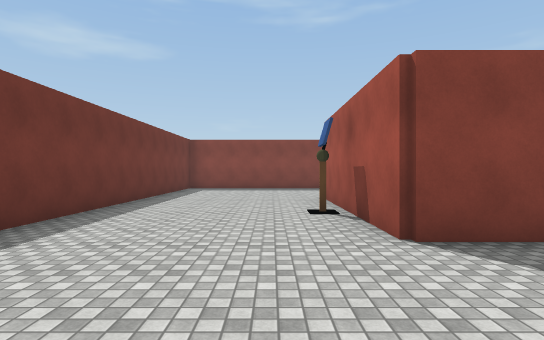
[1] (above)

24 first-person views from a walk through a Unity game level. The camera is 1.5 m above the floor, looks level and sees 80° across. The floor is counted in squares, 2 m on a side. Each view is taken from the middle of a square. On the plan, view 1 faces up. The plan holds only what a view shows up to about 11 squares ahead; the rest is blank. The place goes on beyond the plan. The player character is not drawn. Surface patterns are stand-ins for the level's own textures.

[2]
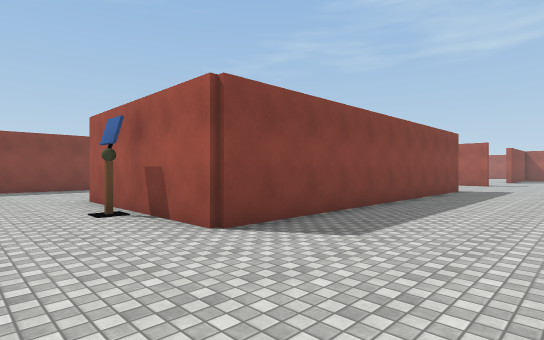

[3]
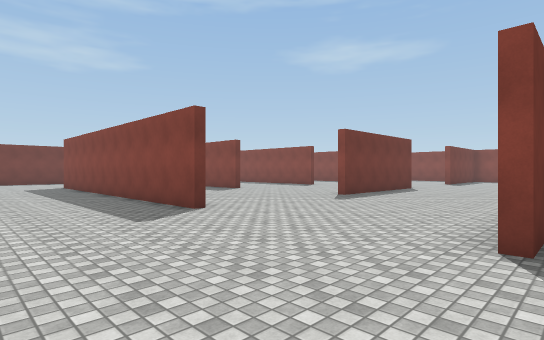

[4]
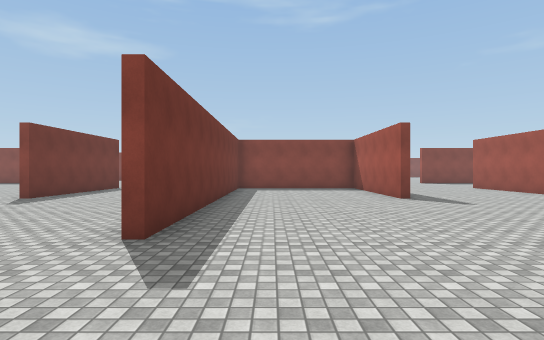

[5]
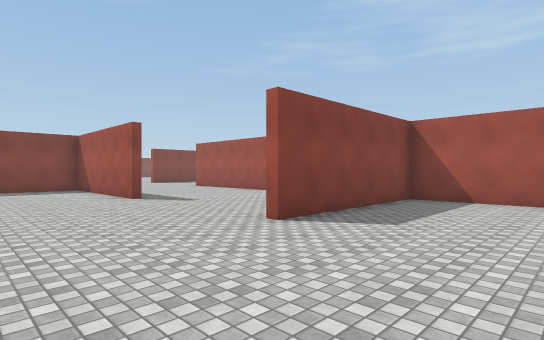

[6]
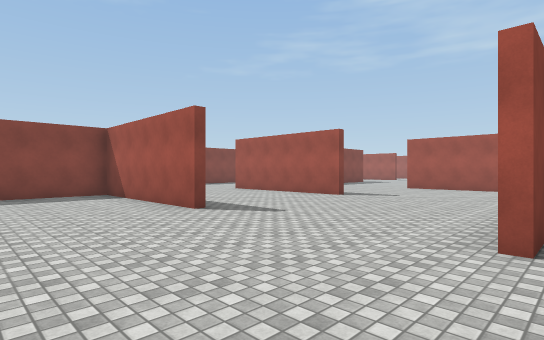

[7]
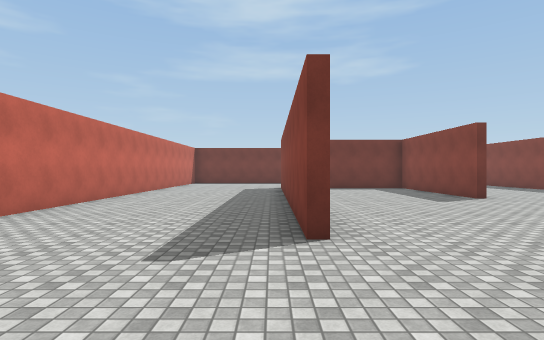

[8]
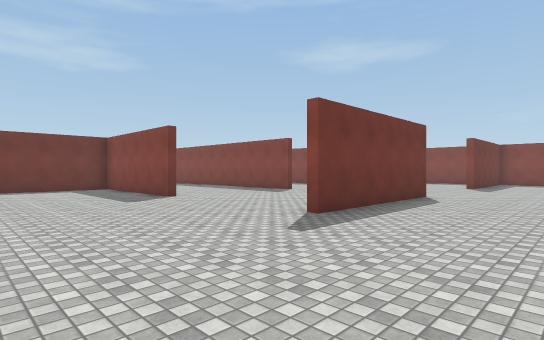

[9]
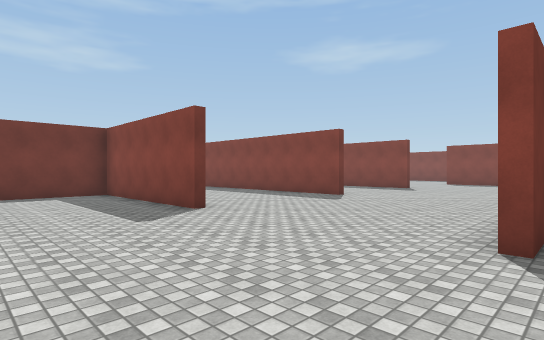

[10]
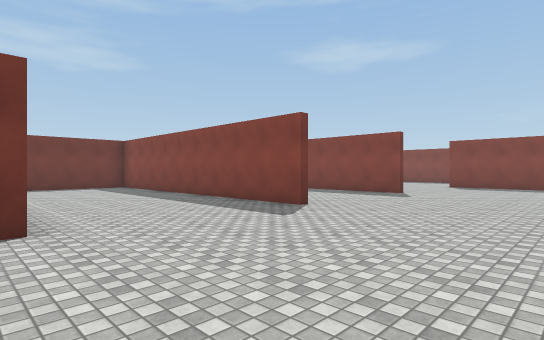

[11]
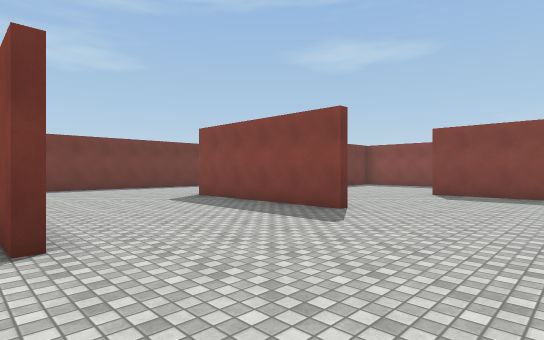

[12]
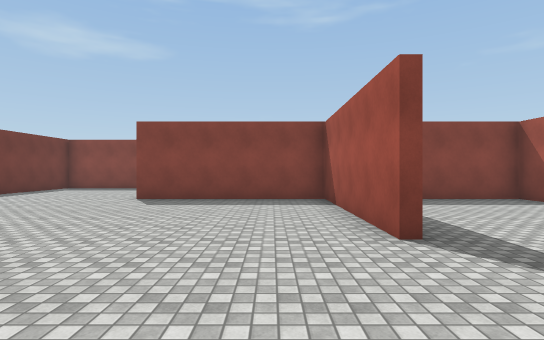

[13]
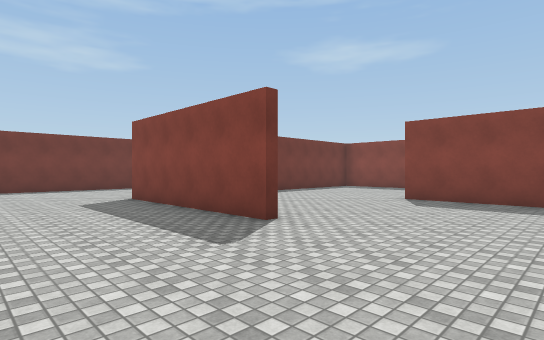

[14]
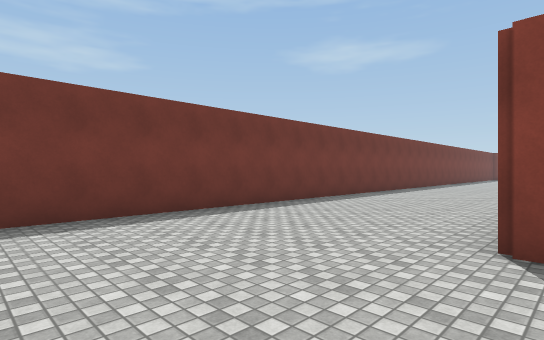

[15]
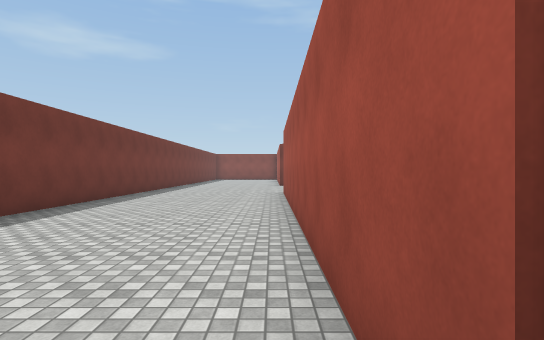

[16]
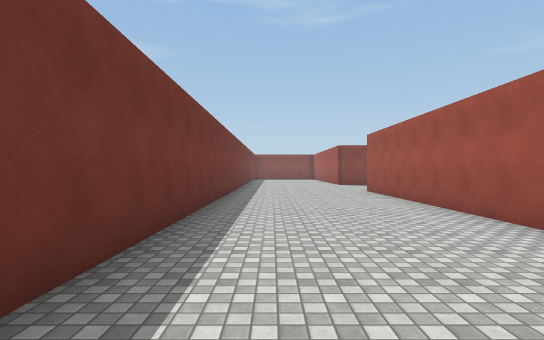

[17]
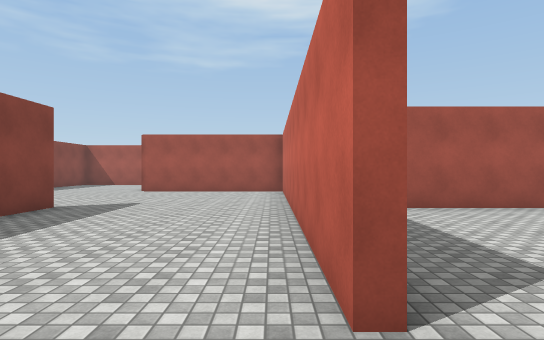

[18]
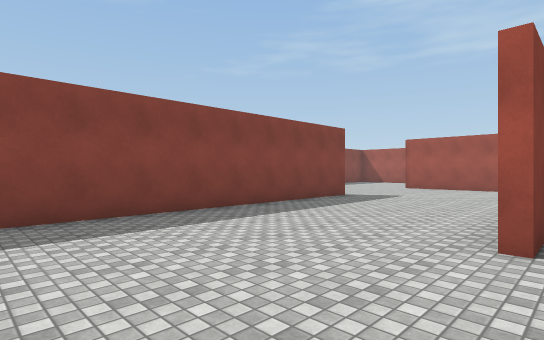

[19]
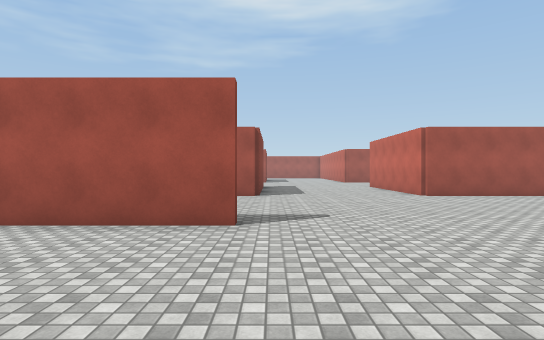

[20]
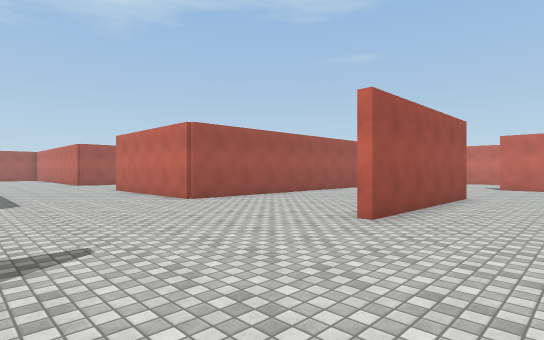

[21]
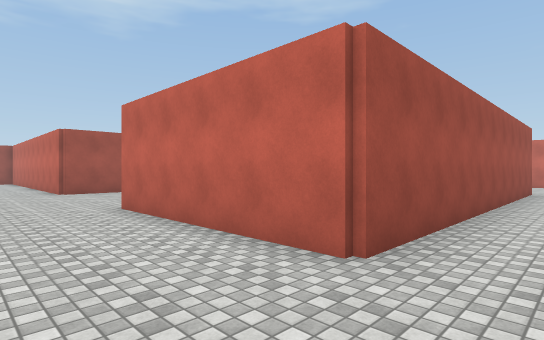

[22]
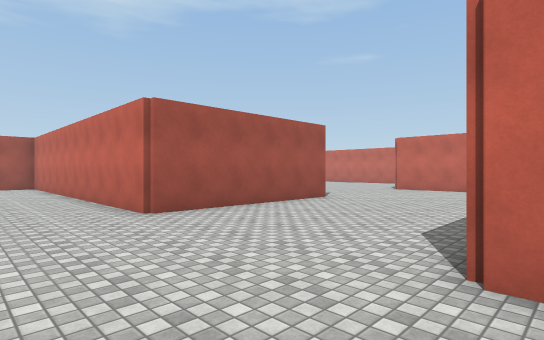

[23]
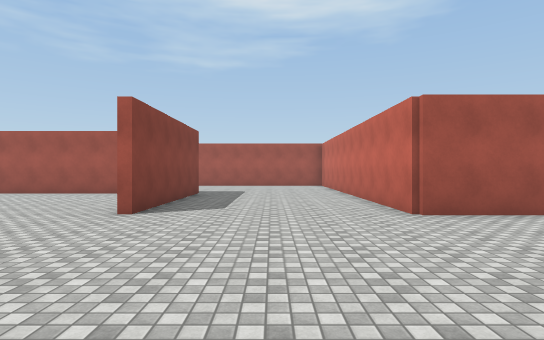

[24]
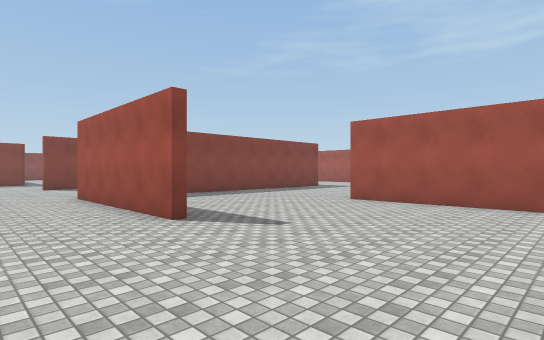

### Floor plan
Points are (right, up) in squares from view 1. A wall is a line through its corners. A room is listed if a view was taken in it or the views show most of it. See-through windows are left out.
Room 1 (views 1, 2, 3, 4, 5, 6, 7, 8, 9, 10, 11, 12, 13, 14, 15, 16, 17, 18, 19, 20, 21, 22, 23, 24)
walls: (11.6, 13.6) (11.6, 8.5); (16.6, 11) (16.6, 3.5); (16.4, 18.2) (16.4, 19); (11.4, 18.5) (11.4, 23.4) (6.5, 23.4); (11.4, 8.5) (11.4, 13.5); (6.5, 13.4) (0.1, 13.4); (6.5, 18.4) (1.4, 18.4) (1.4, 28); (21.4, 8.5) (21.4, 13.4) (18.9, 13.4); (6.5, 8.4) (1.6, 8.4) (1.6, 5.1); (16.4, 23.4) (13.9, 23.4); (16.4, 3.6) (16.4, 13.6) (21.6, 13.6); (11.5, 3.4) (1.4, 3.4) (1.4, 8.5); (6.5, 23.6) (16, 23.6); (26.4, 8.5) (26.4, 13.6) (32.5, 13.6); (11.5, 28.4) (3.4, 28.4); (30.2, 13.4) (29.4, 13.4); (1.6, 26) (1.6, 24.9); (-3.4, 11) (-3.4, 4); (31.5, 18.4) (26.5, 18.4); (26.4, 0.6) (26.4, 3.4) (21.5, 3.4); (4, -1.4) (9.9, -1.4); (31.4, 20.9) (31.4, 24.8); (31.4, 4.6) (31.4, 8.5); (-3.4, 29) (-3.4, 15.4)
objects: monitor (1, 6)

Positions as (right, up) in squares from view 1, and headings:
1: (0, 0), facing up
2: (-1, 0), facing up-right
3: (17, 0), facing up-left
4: (18, 0), facing up
5: (18, 0), facing up-right
6: (18, 3), facing up-right
7: (15, 3), facing left
8: (15, 4), facing up-left
9: (12, 5), facing up-left
10: (11, 8), facing up-left
11: (10, 13), facing up-left
12: (10, 15), facing up
13: (10, 15), facing up-left
14: (2, 15), facing up-left
15: (1, 18), facing up
16: (-2, 17), facing up
17: (5, 24), facing right
18: (3, 23), facing up-right
19: (7, 18), facing right
20: (9, 18), facing down-right
21: (15, 16), facing down-right
22: (21, 16), facing down-right
23: (21, 16), facing right
24: (24, 4), facing up-right
